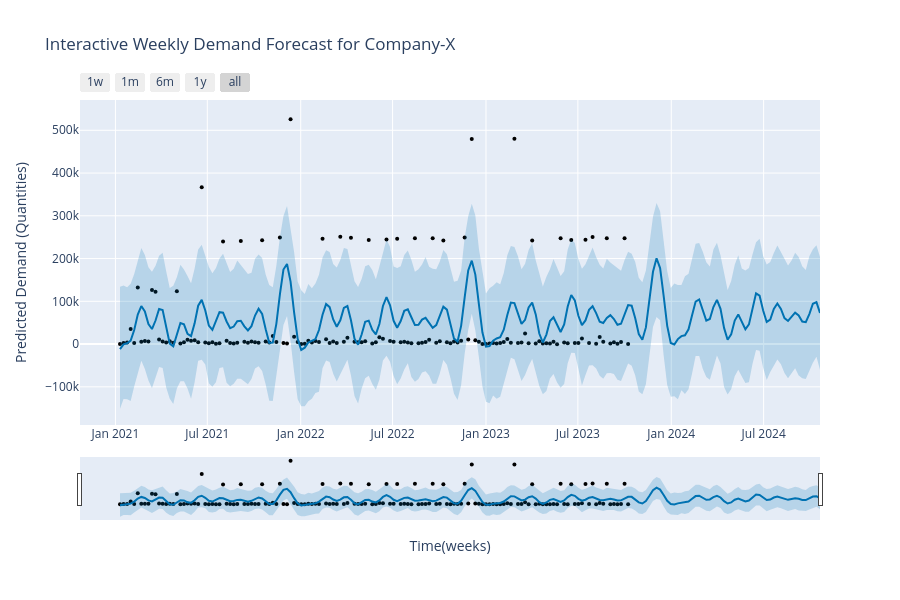

Notebook code cell kept with this figure:
### Code cell
from prophet.plot import plot_plotly

fig = plot_plotly(model, predictions)
fig.update_layout(
    title="Interactive Weekly Demand Forecast for Company-X",
    xaxis_title="Time(weeks)",
    yaxis_title="Predicted Demand (Quantities)",
)
fig.show()

### Figure 1 — Plotly figure (JSON) as saved in the notebook; plotly's stock layout.template omitted (floating-point values rounded to 4 significant figures; data arrays with more than 128 entries replaced by an {"elided": "..."} marker saying what was removed)
{"data": [{"marker": {"color": "black", "size": 4}, "mode": "markers", "name": "Actual", "type": "scatter", "x": {"elided": "144 str values"}, "y": {"elided": "144 float values"}}, {"hoverinfo": "skip", "line": {"width": 0}, "mode": "lines", "type": "scatter", "x": {"elided": "198 str values"}, "y": {"elided": "198 float values"}}, {"fill": "tonexty", "fillcolor": "rgba(0, 114, 178, 0.2)", "line": {"color": "#0072B2", "width": 2}, "mode": "lines", "name": "Predicted", "type": "scatter", "x": {"elided": "198 str values"}, "y": {"elided": "198 float values"}}, {"fill": "tonexty", "fillcolor": "rgba(0, 114, 178, 0.2)", "hoverinfo": "skip", "line": {"width": 0}, "mode": "lines", "type": "scatter", "x": {"elided": "198 str values"}, "y": {"elided": "198 float values"}}], "layout": {"height": 600, "showlegend": false, "title": {"text": "Interactive Weekly Demand Forecast for Company-X"}, "width": 900, "xaxis": {"rangeselector": {"buttons": [{"count": 7, "label": "1w", "step": "day", "stepmode": "backward"}, {"count": 1, "label": "1m", "step": "month", "stepmode": "backward"}, {"count": 6, "label": "6m", "step": "month", "stepmode": "backward"}, {"count": 1, "label": "1y", "step": "year", "stepmode": "backward"}, {"step": "all"}]}, "rangeslider": {"visible": true}, "title": {"text": "Time(weeks)"}, "type": "date"}, "yaxis": {"title": {"text": "Predicted Demand (Quantities)"}}}}
